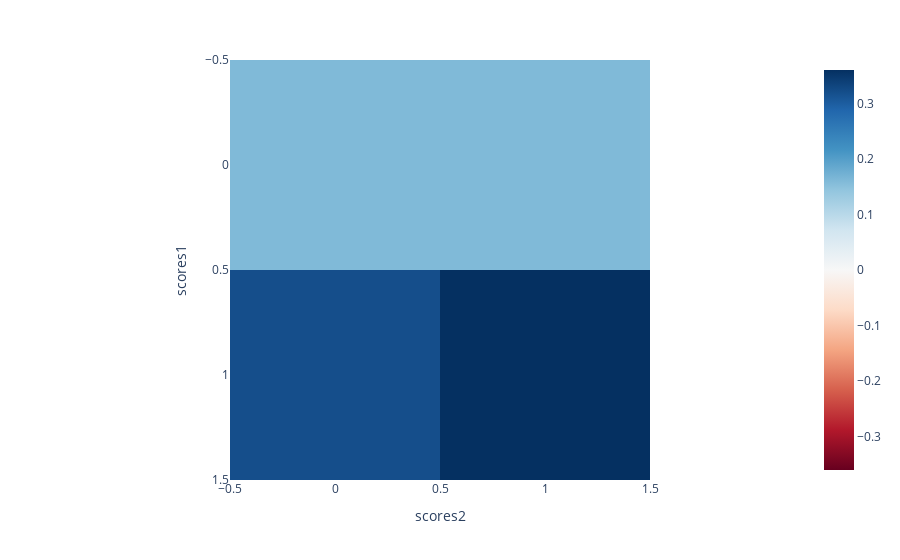
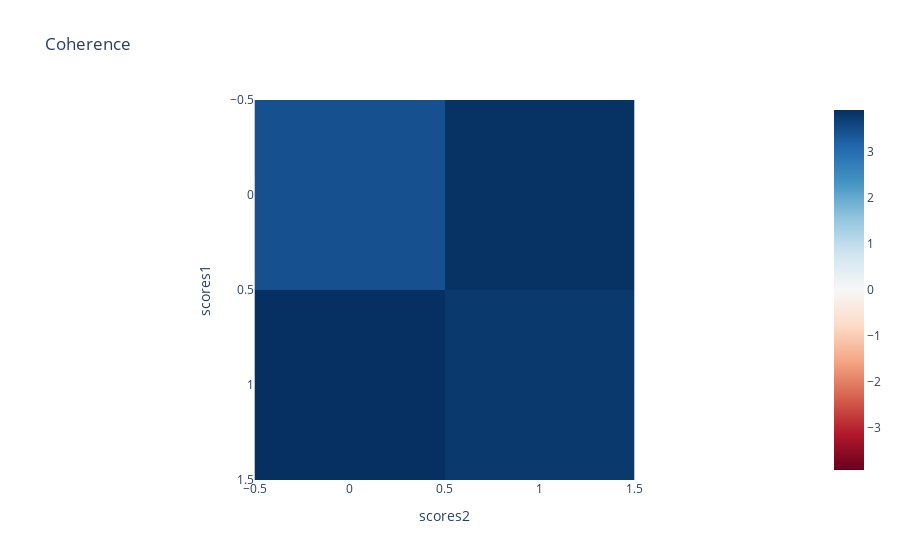

These figures' notebook cell, in order:
### Code cell
two_vec_scores(ae1, ae2, ae3)

### Figure 1 — Plotly figure (JSON) as saved in the notebook; plotly's stock layout.template omitted (floating-point values rounded to 4 significant figures)
{"data": [{"coloraxis": "coloraxis", "hovertemplate": "scores2: %{x}<br>scores1: %{y}<br>color: %{z}<extra></extra>", "name": "0", "type": "heatmap", "xaxis": "x", "yaxis": "y", "z": [[0.16, 0.16], [0.32, 0.36]]}], "layout": {"coloraxis": {"cmid": 0, "colorscale": [[0, "rgb(103,0,31)"], [0.1, "rgb(178,24,43)"], [0.2, "rgb(214,96,77)"], [0.3, "rgb(244,165,130)"], [0.4, "rgb(253,219,199)"], [0.5, "rgb(247,247,247)"], [0.6, "rgb(209,229,240)"], [0.7, "rgb(146,197,222)"], [0.8, "rgb(67,147,195)"], [0.9, "rgb(33,102,172)"], [1, "rgb(5,48,97)"]]}, "margin": {"t": 60}, "xaxis": {"anchor": "y", "constrain": "domain", "domain": [0, 1], "scaleanchor": "y", "title": {"text": "scores2"}}, "yaxis": {"anchor": "x", "autorange": "reversed", "constrain": "domain", "domain": [0, 1], "title": {"text": "scores1"}}}}

### Figure 2 — Plotly figure (JSON) as saved in the notebook; plotly's stock layout.template omitted (floating-point values rounded to 4 significant figures)
{"data": [{"coloraxis": "coloraxis", "hovertemplate": "scores2: %{x}<br>scores1: %{y}<br>color: %{z}<extra></extra>", "name": "0", "type": "heatmap", "xaxis": "x", "yaxis": "y", "z": [[3.437, 3.875], [3.906, 3.778]]}], "layout": {"coloraxis": {"cmid": 0, "colorscale": [[0, "rgb(103,0,31)"], [0.1, "rgb(178,24,43)"], [0.2, "rgb(214,96,77)"], [0.3, "rgb(244,165,130)"], [0.4, "rgb(253,219,199)"], [0.5, "rgb(247,247,247)"], [0.6, "rgb(209,229,240)"], [0.7, "rgb(146,197,222)"], [0.8, "rgb(67,147,195)"], [0.9, "rgb(33,102,172)"], [1, "rgb(5,48,97)"]]}, "title": {"text": "Coherence"}, "xaxis": {"anchor": "y", "constrain": "domain", "domain": [0, 1], "scaleanchor": "y", "title": {"text": "scores2"}}, "yaxis": {"anchor": "x", "autorange": "reversed", "constrain": "domain", "domain": [0, 1], "title": {"text": "scores1"}}}}
